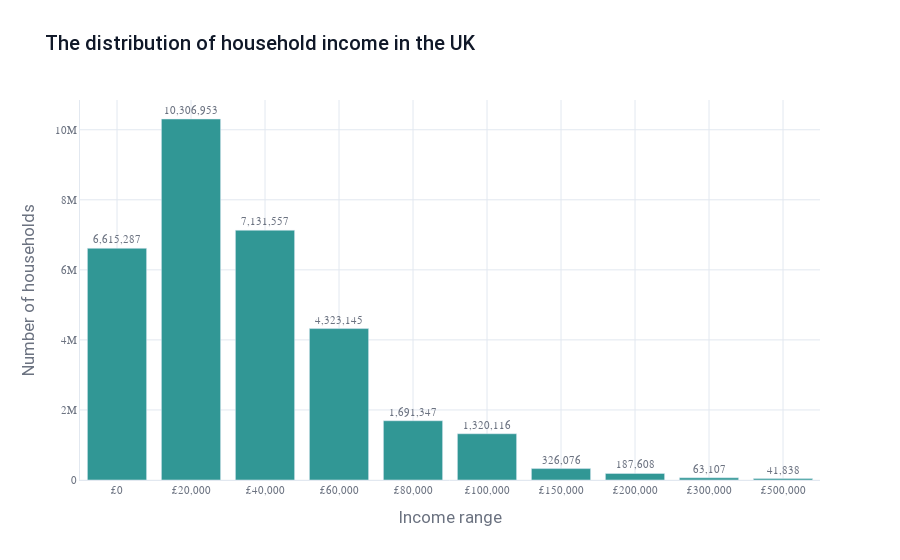

The cell this chart's notebook holds for it:
### Markdown cell above
# Getting started

In this notebook, we'll walk through how to use the PolicyEngine.py package to run simulations and produce analyses. We'll start with a basic analysis in the UK that doesn't use any databases, and then start saving and loading things into a database.

## Basic analysis

To start, let's run through a simulation of the UK, and create a chart of the distribution of household income.

### Code cell
from policyengine.models import Simulation, Aggregate, policyengine_uk_model, policyengine_uk_latest_version
from policyengine.utils.datasets import create_uk_dataset
import plotly.graph_objects as go
from policyengine.utils.charts import add_fonts, format_figure

# Load the dataset

uk_dataset = create_uk_dataset()

# Create and run the simulation


sim = Simulation(
    dataset=uk_dataset,
    model=policyengine_uk_model,
    model_version=policyengine_uk_latest_version,
)

sim.run()

# Extract aggregates for household income ranges

income_ranges = [0, 20000, 40000, 60000, 80000, 100000, 150000, 200000, 300000, 500000, 1_000_000]
aggregates = []
for i in range(len(income_ranges) - 1):
    aggregates.append(
        Aggregate(
            entity="household",
            variable_name="hbai_household_net_income",
            aggregate_function="count",
            filter_variable_name="hbai_household_net_income",
            filter_variable_geq=income_ranges[i],
            filter_variable_leq=income_ranges[i + 1],
            simulation=sim,
        )
    )

aggregates = Aggregate.run(aggregates)

# Create the bar chart

fig = go.Figure(data=[
    go.Bar(
        x=[f"£{inc:,}" for inc in income_ranges[:-1]],
        y=[agg.value for agg in aggregates],
    )
])

# Apply formatting

format_figure(
    fig,
    title="The distribution of household income in the UK",
    x_title="Income range",
    y_title="Number of households",
)

### Figure 1 — Plotly figure (JSON) as saved in the notebook; plotly's stock layout.template omitted (floating-point values rounded to 4 significant figures)
{"data": [{"marker": {"color": "#319795"}, "textfont": {"color": "#6B7280", "family": "Roboto Mono, monospace", "size": 11}, "textposition": "outside", "texttemplate": "%{y:,.0f}", "type": "bar", "x": ["£0", "£20,000", "£40,000", "£60,000", "£80,000", "£100,000", "£150,000", "£200,000", "£300,000", "£500,000"], "y": [6615000.0, 10310000.0, 7132000.0, 4323000.0, 1691000.0, 1320000.0, 326100.0, 187600.0, 63110.0, 41840.0]}], "layout": {"font": {"color": "#101828", "family": "Roboto, sans-serif", "size": 14}, "hoverlabel": {"bgcolor": "white", "bordercolor": "#81E6D9", "font": {"family": "Roboto Mono, monospace", "size": 12}}, "hovermode": "x unified", "paper_bgcolor": "white", "plot_bgcolor": "white", "showlegend": false, "title": {"font": {"color": "#101828", "family": "Roboto, sans-serif", "size": 20, "weight": 500}, "text": "The distribution of household income in the UK"}, "xaxis": {"gridcolor": "#E2E8F0", "gridwidth": 1, "linecolor": "#E2E8F0", "linewidth": 1, "mirror": false, "showgrid": true, "showline": true, "tickfont": {"color": "#6B7280", "family": "Roboto Mono, monospace", "size": 11}, "title": {"font": {"color": "#6B7280"}, "text": "Income range"}, "zeroline": true, "zerolinecolor": "#F2F4F7", "zerolinewidth": 1}, "yaxis": {"gridcolor": "#E2E8F0", "gridwidth": 1, "linecolor": "#E2E8F0", "linewidth": 1, "mirror": false, "showgrid": true, "showline": true, "tickfont": {"color": "#6B7280", "family": "Roboto Mono, monospace", "size": 11}, "title": {"font": {"color": "#6B7280"}, "text": "Number of households"}, "zeroline": true, "zerolinecolor": "#F2F4F7", "zerolinewidth": 1}}}
